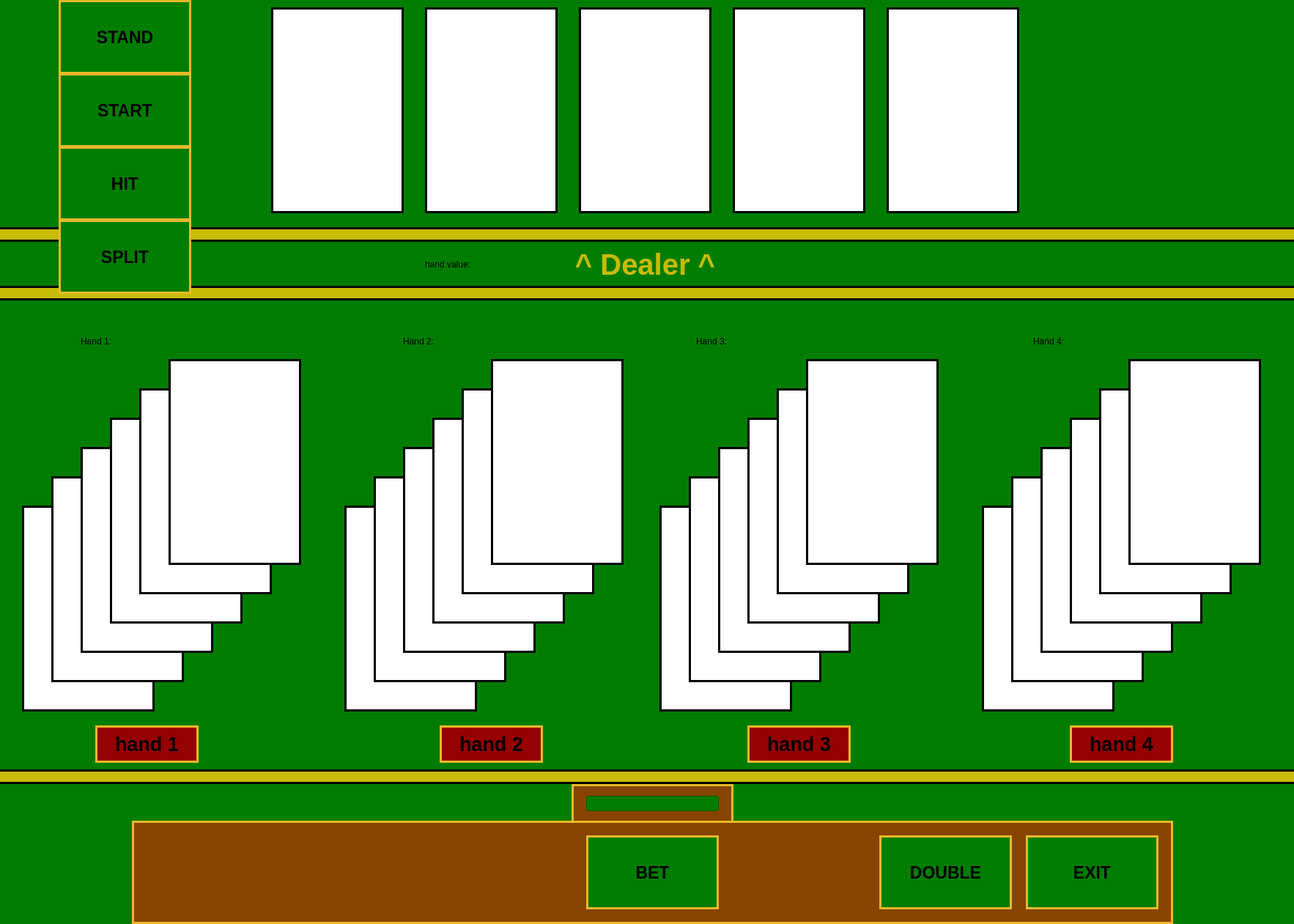
<?xml version="1.0" encoding="UTF-8"?>
<ui version="4.0">
 <class>MainWindow</class>
 <widget class="QMainWindow" name="MainWindow">
  <property name="geometry">
   <rect>
    <x>0</x>
    <y>0</y>
    <width>1766</width>
    <height>1261</height>
   </rect>
  </property>
  <property name="font">
   <font>
    <pointsize>16</pointsize>
   </font>
  </property>
  <property name="windowTitle">
   <string>Page 1</string>
  </property>
  <property name="styleSheet">
   <string notr="true">
background-color: rgb(0, 125, 0);
</string>
  </property>
  <widget class="QWidget" name="centralwidget">
   <widget class="QLabel" name="label">
    <property name="geometry">
     <rect>
      <x>-40</x>
      <y>310</y>
      <width>1841</width>
      <height>20</height>
     </rect>
    </property>
    <property name="styleSheet">
     <string notr="true">background-color: rgb(200, 187, 9); border: 3px solid #000000;</string>
    </property>
    <property name="text">
     <string/>
    </property>
   </widget>
   <widget class="QLabel" name="label_2">
    <property name="geometry">
     <rect>
      <x>-40</x>
      <y>390</y>
      <width>1841</width>
      <height>20</height>
     </rect>
    </property>
    <property name="styleSheet">
     <string notr="true">background-color: rgb(200, 187, 9); border: 3px solid #000000;</string>
    </property>
    <property name="text">
     <string/>
    </property>
   </widget>
   <widget class="QLabel" name="label_3">
    <property name="geometry">
     <rect>
      <x>0</x>
      <y>340</y>
      <width>1761</width>
      <height>41</height>
     </rect>
    </property>
    <property name="font">
     <font>
      <pointsize>30</pointsize>
      <bold>true</bold>
     </font>
    </property>
    <property name="styleSheet">
     <string notr="true">
color: rgb(200, 187, 9);</string>
    </property>
    <property name="text">
     <string>^ Dealer ^</string>
    </property>
    <property name="alignment">
     <set>Qt::AlignmentFlag::AlignCenter</set>
    </property>
   </widget>
   <widget class="QPushButton" name="btn_hit">
    <property name="geometry">
     <rect>
      <x>80</x>
      <y>200</y>
      <width>181</width>
      <height>101</height>
     </rect>
    </property>
    <property name="font">
     <font>
      <pointsize>17</pointsize>
      <bold>true</bold>
     </font>
    </property>
    <property name="styleSheet">
     <string notr="true">border: 3px solid #E9B82B;</string>
    </property>
    <property name="text">
     <string>HIT</string>
    </property>
   </widget>
   <widget class="QPushButton" name="btn_stand">
    <property name="geometry">
     <rect>
      <x>80</x>
      <y>0</y>
      <width>181</width>
      <height>101</height>
     </rect>
    </property>
    <property name="font">
     <font>
      <pointsize>17</pointsize>
      <bold>true</bold>
     </font>
    </property>
    <property name="styleSheet">
     <string notr="true">border: 3px solid #E9B82B;</string>
    </property>
    <property name="text">
     <string>STAND</string>
    </property>
   </widget>
   <widget class="QPushButton" name="btn_split">
    <property name="geometry">
     <rect>
      <x>80</x>
      <y>300</y>
      <width>181</width>
      <height>101</height>
     </rect>
    </property>
    <property name="font">
     <font>
      <pointsize>17</pointsize>
      <bold>true</bold>
     </font>
    </property>
    <property name="styleSheet">
     <string notr="true">border: 3px solid #E9B82B;</string>
    </property>
    <property name="text">
     <string>SPLIT</string>
    </property>
   </widget>
   <widget class="QPushButton" name="btn_bet">
    <property name="geometry">
     <rect>
      <x>800</x>
      <y>1140</y>
      <width>181</width>
      <height>101</height>
     </rect>
    </property>
    <property name="font">
     <font>
      <pointsize>17</pointsize>
      <bold>true</bold>
     </font>
    </property>
    <property name="styleSheet">
     <string notr="true">border: 3px solid #E9B82B;</string>
    </property>
    <property name="text">
     <string>BET</string>
    </property>
   </widget>
   <widget class="QPushButton" name="btn_exit">
    <property name="geometry">
     <rect>
      <x>1400</x>
      <y>1140</y>
      <width>181</width>
      <height>101</height>
     </rect>
    </property>
    <property name="font">
     <font>
      <pointsize>17</pointsize>
      <bold>true</bold>
     </font>
    </property>
    <property name="styleSheet">
     <string notr="true">border: 3px solid #E9B82B;</string>
    </property>
    <property name="text">
     <string>EXIT</string>
    </property>
   </widget>
   <widget class="QLabel" name="label_4">
    <property name="geometry">
     <rect>
      <x>180</x>
      <y>1120</y>
      <width>1421</width>
      <height>141</height>
     </rect>
    </property>
    <property name="styleSheet">
     <string notr="true">background-color: rgb(135, 68, 0); border: 3px solid #E9B82B;</string>
    </property>
    <property name="text">
     <string/>
    </property>
   </widget>
   <widget class="QLineEdit" name="txt_bet">
    <property name="geometry">
     <rect>
      <x>800</x>
      <y>1086</y>
      <width>181</width>
      <height>21</height>
     </rect>
    </property>
   </widget>
   <widget class="QLabel" name="label_5">
    <property name="geometry">
     <rect>
      <x>780</x>
      <y>1070</y>
      <width>221</width>
      <height>61</height>
     </rect>
    </property>
    <property name="styleSheet">
     <string notr="true">background-color: rgb(135, 68, 0); border: 3px solid #E9B82B;</string>
    </property>
    <property name="text">
     <string/>
    </property>
   </widget>
   <widget class="QLabel" name="label_6">
    <property name="geometry">
     <rect>
      <x>-30</x>
      <y>1050</y>
      <width>1841</width>
      <height>20</height>
     </rect>
    </property>
    <property name="styleSheet">
     <string notr="true">background-color: rgb(200, 187, 9); border: 3px solid #000000;</string>
    </property>
    <property name="text">
     <string/>
    </property>
   </widget>
   <widget class="QLabel" name="lbl_ph11">
    <property name="geometry">
     <rect>
      <x>30</x>
      <y>690</y>
      <width>181</width>
      <height>281</height>
     </rect>
    </property>
    <property name="styleSheet">
     <string notr="true">background-color: rgb(255, 255, 255);  border: 3px solid #000000;</string>
    </property>
    <property name="text">
     <string/>
    </property>
    <property name="scaledContents">
     <bool>true</bool>
    </property>
   </widget>
   <widget class="QLabel" name="lbl_ph16">
    <property name="geometry">
     <rect>
      <x>230</x>
      <y>490</y>
      <width>181</width>
      <height>281</height>
     </rect>
    </property>
    <property name="styleSheet">
     <string notr="true">background-color: rgb(255, 255, 255);  border: 3px solid #000000;</string>
    </property>
    <property name="text">
     <string/>
    </property>
    <property name="scaledContents">
     <bool>true</bool>
    </property>
   </widget>
   <widget class="QLabel" name="lbl_ph15">
    <property name="geometry">
     <rect>
      <x>190</x>
      <y>530</y>
      <width>181</width>
      <height>281</height>
     </rect>
    </property>
    <property name="styleSheet">
     <string notr="true">background-color: rgb(255, 255, 255);  border: 3px solid #000000;</string>
    </property>
    <property name="text">
     <string/>
    </property>
    <property name="scaledContents">
     <bool>true</bool>
    </property>
   </widget>
   <widget class="QLabel" name="lbl_ph14">
    <property name="geometry">
     <rect>
      <x>150</x>
      <y>570</y>
      <width>181</width>
      <height>281</height>
     </rect>
    </property>
    <property name="styleSheet">
     <string notr="true">background-color: rgb(255, 255, 255);  border: 3px solid #000000;</string>
    </property>
    <property name="text">
     <string/>
    </property>
    <property name="scaledContents">
     <bool>true</bool>
    </property>
   </widget>
   <widget class="QLabel" name="lbl_ph13">
    <property name="geometry">
     <rect>
      <x>110</x>
      <y>610</y>
      <width>181</width>
      <height>281</height>
     </rect>
    </property>
    <property name="styleSheet">
     <string notr="true">background-color: rgb(255, 255, 255);  border: 3px solid #000000;</string>
    </property>
    <property name="text">
     <string/>
    </property>
    <property name="scaledContents">
     <bool>true</bool>
    </property>
   </widget>
   <widget class="QLabel" name="lbl_ph12">
    <property name="geometry">
     <rect>
      <x>70</x>
      <y>650</y>
      <width>181</width>
      <height>281</height>
     </rect>
    </property>
    <property name="styleSheet">
     <string notr="true">background-color: rgb(255, 255, 255);  border: 3px solid #000000;</string>
    </property>
    <property name="text">
     <string/>
    </property>
    <property name="scaledContents">
     <bool>true</bool>
    </property>
   </widget>
   <widget class="QLabel" name="lbl_ph21">
    <property name="geometry">
     <rect>
      <x>470</x>
      <y>690</y>
      <width>181</width>
      <height>281</height>
     </rect>
    </property>
    <property name="styleSheet">
     <string notr="true">background-color: rgb(255, 255, 255);  border: 3px solid #000000;</string>
    </property>
    <property name="text">
     <string/>
    </property>
    <property name="scaledContents">
     <bool>true</bool>
    </property>
   </widget>
   <widget class="QLabel" name="lbl_ph23">
    <property name="geometry">
     <rect>
      <x>550</x>
      <y>610</y>
      <width>181</width>
      <height>281</height>
     </rect>
    </property>
    <property name="styleSheet">
     <string notr="true">background-color: rgb(255, 255, 255);  border: 3px solid #000000;</string>
    </property>
    <property name="text">
     <string/>
    </property>
    <property name="scaledContents">
     <bool>true</bool>
    </property>
   </widget>
   <widget class="QLabel" name="lbl_ph24">
    <property name="geometry">
     <rect>
      <x>590</x>
      <y>570</y>
      <width>181</width>
      <height>281</height>
     </rect>
    </property>
    <property name="styleSheet">
     <string notr="true">background-color: rgb(255, 255, 255);  border: 3px solid #000000;</string>
    </property>
    <property name="text">
     <string/>
    </property>
    <property name="scaledContents">
     <bool>true</bool>
    </property>
   </widget>
   <widget class="QLabel" name="lbl_ph25">
    <property name="geometry">
     <rect>
      <x>630</x>
      <y>530</y>
      <width>181</width>
      <height>281</height>
     </rect>
    </property>
    <property name="styleSheet">
     <string notr="true">background-color: rgb(255, 255, 255);  border: 3px solid #000000;</string>
    </property>
    <property name="text">
     <string/>
    </property>
    <property name="scaledContents">
     <bool>true</bool>
    </property>
   </widget>
   <widget class="QLabel" name="lbl_ph26">
    <property name="geometry">
     <rect>
      <x>670</x>
      <y>490</y>
      <width>181</width>
      <height>281</height>
     </rect>
    </property>
    <property name="styleSheet">
     <string notr="true">background-color: rgb(255, 255, 255);  border: 3px solid #000000;</string>
    </property>
    <property name="text">
     <string/>
    </property>
    <property name="scaledContents">
     <bool>true</bool>
    </property>
   </widget>
   <widget class="QLabel" name="lbl_ph22">
    <property name="geometry">
     <rect>
      <x>510</x>
      <y>650</y>
      <width>181</width>
      <height>281</height>
     </rect>
    </property>
    <property name="styleSheet">
     <string notr="true">background-color: rgb(255, 255, 255);  border: 3px solid #000000;</string>
    </property>
    <property name="text">
     <string/>
    </property>
    <property name="scaledContents">
     <bool>true</bool>
    </property>
   </widget>
   <widget class="QLabel" name="lbl_ph31">
    <property name="geometry">
     <rect>
      <x>900</x>
      <y>690</y>
      <width>181</width>
      <height>281</height>
     </rect>
    </property>
    <property name="styleSheet">
     <string notr="true">background-color: rgb(255, 255, 255);  border: 3px solid #000000;</string>
    </property>
    <property name="text">
     <string/>
    </property>
    <property name="scaledContents">
     <bool>true</bool>
    </property>
   </widget>
   <widget class="QLabel" name="lbl_ph33">
    <property name="geometry">
     <rect>
      <x>980</x>
      <y>610</y>
      <width>181</width>
      <height>281</height>
     </rect>
    </property>
    <property name="styleSheet">
     <string notr="true">background-color: rgb(255, 255, 255);  border: 3px solid #000000;</string>
    </property>
    <property name="text">
     <string/>
    </property>
    <property name="scaledContents">
     <bool>true</bool>
    </property>
   </widget>
   <widget class="QLabel" name="lbl_ph34">
    <property name="geometry">
     <rect>
      <x>1020</x>
      <y>570</y>
      <width>181</width>
      <height>281</height>
     </rect>
    </property>
    <property name="styleSheet">
     <string notr="true">background-color: rgb(255, 255, 255);  border: 3px solid #000000;</string>
    </property>
    <property name="text">
     <string/>
    </property>
    <property name="scaledContents">
     <bool>true</bool>
    </property>
   </widget>
   <widget class="QLabel" name="lbl_ph35">
    <property name="geometry">
     <rect>
      <x>1060</x>
      <y>530</y>
      <width>181</width>
      <height>281</height>
     </rect>
    </property>
    <property name="styleSheet">
     <string notr="true">background-color: rgb(255, 255, 255);  border: 3px solid #000000;</string>
    </property>
    <property name="text">
     <string/>
    </property>
    <property name="scaledContents">
     <bool>true</bool>
    </property>
   </widget>
   <widget class="QLabel" name="lbl_ph36">
    <property name="geometry">
     <rect>
      <x>1100</x>
      <y>490</y>
      <width>181</width>
      <height>281</height>
     </rect>
    </property>
    <property name="styleSheet">
     <string notr="true">background-color: rgb(255, 255, 255);  border: 3px solid #000000;</string>
    </property>
    <property name="text">
     <string/>
    </property>
    <property name="scaledContents">
     <bool>true</bool>
    </property>
   </widget>
   <widget class="QLabel" name="lbl_ph32">
    <property name="geometry">
     <rect>
      <x>940</x>
      <y>650</y>
      <width>181</width>
      <height>281</height>
     </rect>
    </property>
    <property name="styleSheet">
     <string notr="true">background-color: rgb(255, 255, 255);  border: 3px solid #000000;</string>
    </property>
    <property name="text">
     <string/>
    </property>
    <property name="scaledContents">
     <bool>true</bool>
    </property>
   </widget>
   <widget class="QLabel" name="lbl_ph41">
    <property name="geometry">
     <rect>
      <x>1340</x>
      <y>690</y>
      <width>181</width>
      <height>281</height>
     </rect>
    </property>
    <property name="styleSheet">
     <string notr="true">background-color: rgb(255, 255, 255);  border: 3px solid #000000;</string>
    </property>
    <property name="text">
     <string/>
    </property>
    <property name="scaledContents">
     <bool>true</bool>
    </property>
   </widget>
   <widget class="QLabel" name="lbl_ph43">
    <property name="geometry">
     <rect>
      <x>1420</x>
      <y>610</y>
      <width>181</width>
      <height>281</height>
     </rect>
    </property>
    <property name="styleSheet">
     <string notr="true">background-color: rgb(255, 255, 255);  border: 3px solid #000000;</string>
    </property>
    <property name="text">
     <string/>
    </property>
    <property name="scaledContents">
     <bool>true</bool>
    </property>
   </widget>
   <widget class="QLabel" name="lbl_ph44">
    <property name="geometry">
     <rect>
      <x>1460</x>
      <y>570</y>
      <width>181</width>
      <height>281</height>
     </rect>
    </property>
    <property name="styleSheet">
     <string notr="true">background-color: rgb(255, 255, 255);  border: 3px solid #000000;</string>
    </property>
    <property name="text">
     <string/>
    </property>
    <property name="scaledContents">
     <bool>true</bool>
    </property>
   </widget>
   <widget class="QLabel" name="lbl_ph45">
    <property name="geometry">
     <rect>
      <x>1500</x>
      <y>530</y>
      <width>181</width>
      <height>281</height>
     </rect>
    </property>
    <property name="styleSheet">
     <string notr="true">background-color: rgb(255, 255, 255);  border: 3px solid #000000;</string>
    </property>
    <property name="text">
     <string/>
    </property>
    <property name="scaledContents">
     <bool>true</bool>
    </property>
   </widget>
   <widget class="QLabel" name="lbl_ph46">
    <property name="geometry">
     <rect>
      <x>1540</x>
      <y>490</y>
      <width>181</width>
      <height>281</height>
     </rect>
    </property>
    <property name="styleSheet">
     <string notr="true">background-color: rgb(255, 255, 255);  border: 3px solid #000000;</string>
    </property>
    <property name="text">
     <string/>
    </property>
    <property name="scaledContents">
     <bool>true</bool>
    </property>
   </widget>
   <widget class="QLabel" name="lbl_ph42">
    <property name="geometry">
     <rect>
      <x>1380</x>
      <y>650</y>
      <width>181</width>
      <height>281</height>
     </rect>
    </property>
    <property name="styleSheet">
     <string notr="true">background-color: rgb(255, 255, 255);  border: 3px solid #000000;</string>
    </property>
    <property name="text">
     <string/>
    </property>
    <property name="scaledContents">
     <bool>true</bool>
    </property>
   </widget>
   <widget class="QLabel" name="lbl_d4">
    <property name="geometry">
     <rect>
      <x>1000</x>
      <y>10</y>
      <width>181</width>
      <height>281</height>
     </rect>
    </property>
    <property name="styleSheet">
     <string notr="true">background-color: rgb(255, 255, 255);  border: 3px solid #000000;</string>
    </property>
    <property name="text">
     <string/>
    </property>
    <property name="scaledContents">
     <bool>true</bool>
    </property>
   </widget>
   <widget class="QLabel" name="lbl_d3">
    <property name="geometry">
     <rect>
      <x>790</x>
      <y>10</y>
      <width>181</width>
      <height>281</height>
     </rect>
    </property>
    <property name="styleSheet">
     <string notr="true">background-color: rgb(255, 255, 255);  border: 3px solid #000000;</string>
    </property>
    <property name="text">
     <string/>
    </property>
    <property name="scaledContents">
     <bool>true</bool>
    </property>
   </widget>
   <widget class="QLabel" name="lbl_d5">
    <property name="geometry">
     <rect>
      <x>1210</x>
      <y>10</y>
      <width>181</width>
      <height>281</height>
     </rect>
    </property>
    <property name="styleSheet">
     <string notr="true">background-color: rgb(255, 255, 255);  border: 3px solid #000000;</string>
    </property>
    <property name="text">
     <string/>
    </property>
    <property name="scaledContents">
     <bool>true</bool>
    </property>
   </widget>
   <widget class="QLabel" name="lbl_d2">
    <property name="geometry">
     <rect>
      <x>580</x>
      <y>10</y>
      <width>181</width>
      <height>281</height>
     </rect>
    </property>
    <property name="styleSheet">
     <string notr="true">background-color: rgb(255, 255, 255);  border: 3px solid #000000;</string>
    </property>
    <property name="text">
     <string/>
    </property>
    <property name="scaledContents">
     <bool>true</bool>
    </property>
   </widget>
   <widget class="QLabel" name="lbl_d1">
    <property name="geometry">
     <rect>
      <x>370</x>
      <y>10</y>
      <width>181</width>
      <height>281</height>
     </rect>
    </property>
    <property name="styleSheet">
     <string notr="true">background-color: rgb(255, 255, 255);  border: 3px solid #000000;</string>
    </property>
    <property name="text">
     <string/>
    </property>
    <property name="scaledContents">
     <bool>true</bool>
    </property>
   </widget>
   <widget class="QPushButton" name="btn_start">
    <property name="geometry">
     <rect>
      <x>80</x>
      <y>100</y>
      <width>181</width>
      <height>101</height>
     </rect>
    </property>
    <property name="font">
     <font>
      <pointsize>17</pointsize>
      <bold>true</bold>
     </font>
    </property>
    <property name="styleSheet">
     <string notr="true">border: 3px solid #E9B82B;</string>
    </property>
    <property name="text">
     <string>START</string>
    </property>
   </widget>
   <widget class="QPushButton" name="btn_double">
    <property name="geometry">
     <rect>
      <x>1200</x>
      <y>1140</y>
      <width>181</width>
      <height>101</height>
     </rect>
    </property>
    <property name="font">
     <font>
      <pointsize>17</pointsize>
      <bold>true</bold>
     </font>
    </property>
    <property name="styleSheet">
     <string notr="true">border: 3px solid #E9B82B;</string>
    </property>
    <property name="text">
     <string>DOUBLE</string>
    </property>
   </widget>
   <widget class="QLabel" name="lbl_hand1">
    <property name="geometry">
     <rect>
      <x>110</x>
      <y>450</y>
      <width>101</width>
      <height>31</height>
     </rect>
    </property>
    <property name="text">
     <string>Hand 1:</string>
    </property>
   </widget>
   <widget class="QLabel" name="lbl_hand2">
    <property name="geometry">
     <rect>
      <x>550</x>
      <y>450</y>
      <width>101</width>
      <height>31</height>
     </rect>
    </property>
    <property name="text">
     <string>Hand 2:</string>
    </property>
   </widget>
   <widget class="QLabel" name="lbl_hand3">
    <property name="geometry">
     <rect>
      <x>950</x>
      <y>450</y>
      <width>101</width>
      <height>31</height>
     </rect>
    </property>
    <property name="text">
     <string>Hand 3:</string>
    </property>
   </widget>
   <widget class="QLabel" name="lbl_hand4">
    <property name="geometry">
     <rect>
      <x>1410</x>
      <y>450</y>
      <width>101</width>
      <height>31</height>
     </rect>
    </property>
    <property name="text">
     <string>Hand 4:</string>
    </property>
   </widget>
   <widget class="QPushButton" name="pushButton">
    <property name="geometry">
     <rect>
      <x>130</x>
      <y>990</y>
      <width>141</width>
      <height>51</height>
     </rect>
    </property>
    <property name="font">
     <font>
      <pointsize>20</pointsize>
      <bold>true</bold>
     </font>
    </property>
    <property name="styleSheet">
     <string notr="true">border: 3px solid #E9B82B;
background-color: rgb(149, 0, 0);</string>
    </property>
    <property name="text">
     <string>hand 1</string>
    </property>
   </widget>
   <widget class="QPushButton" name="pushButton_2">
    <property name="geometry">
     <rect>
      <x>600</x>
      <y>990</y>
      <width>141</width>
      <height>51</height>
     </rect>
    </property>
    <property name="font">
     <font>
      <pointsize>20</pointsize>
      <bold>true</bold>
     </font>
    </property>
    <property name="styleSheet">
     <string notr="true">border: 3px solid #E9B82B;
background-color: rgb(149, 0, 0);</string>
    </property>
    <property name="text">
     <string>hand 2</string>
    </property>
   </widget>
   <widget class="QPushButton" name="pushButton_3">
    <property name="geometry">
     <rect>
      <x>1020</x>
      <y>990</y>
      <width>141</width>
      <height>51</height>
     </rect>
    </property>
    <property name="font">
     <font>
      <pointsize>20</pointsize>
      <bold>true</bold>
     </font>
    </property>
    <property name="styleSheet">
     <string notr="true">border: 3px solid #E9B82B;
background-color: rgb(149, 0, 0);</string>
    </property>
    <property name="text">
     <string>hand 3</string>
    </property>
   </widget>
   <widget class="QPushButton" name="pushButton_4">
    <property name="geometry">
     <rect>
      <x>1460</x>
      <y>990</y>
      <width>141</width>
      <height>51</height>
     </rect>
    </property>
    <property name="font">
     <font>
      <pointsize>20</pointsize>
      <bold>true</bold>
     </font>
    </property>
    <property name="styleSheet">
     <string notr="true">border: 3px solid #E9B82B;
background-color: rgb(149, 0, 0);</string>
    </property>
    <property name="text">
     <string>hand 4</string>
    </property>
   </widget>
   <widget class="QLabel" name="lbl_dealer">
    <property name="geometry">
     <rect>
      <x>580</x>
      <y>340</y>
      <width>111</width>
      <height>41</height>
     </rect>
    </property>
    <property name="text">
     <string>hand value:</string>
    </property>
   </widget>
   <zorder>lbl_ph41</zorder>
   <zorder>lbl_ph42</zorder>
   <zorder>lbl_ph31</zorder>
   <zorder>lbl_ph32</zorder>
   <zorder>lbl_ph21</zorder>
   <zorder>lbl_ph22</zorder>
   <zorder>lbl_ph23</zorder>
   <zorder>lbl_ph24</zorder>
   <zorder>lbl_ph25</zorder>
   <zorder>lbl_ph26</zorder>
   <zorder>label_5</zorder>
   <zorder>label_4</zorder>
   <zorder>label</zorder>
   <zorder>label_2</zorder>
   <zorder>label_3</zorder>
   <zorder>btn_hit</zorder>
   <zorder>btn_stand</zorder>
   <zorder>btn_split</zorder>
   <zorder>btn_bet</zorder>
   <zorder>btn_exit</zorder>
   <zorder>txt_bet</zorder>
   <zorder>label_6</zorder>
   <zorder>lbl_ph11</zorder>
   <zorder>lbl_ph12</zorder>
   <zorder>lbl_ph13</zorder>
   <zorder>lbl_ph14</zorder>
   <zorder>lbl_ph15</zorder>
   <zorder>lbl_ph16</zorder>
   <zorder>lbl_ph43</zorder>
   <zorder>lbl_ph44</zorder>
   <zorder>lbl_ph45</zorder>
   <zorder>lbl_ph46</zorder>
   <zorder>lbl_ph33</zorder>
   <zorder>lbl_ph34</zorder>
   <zorder>lbl_ph35</zorder>
   <zorder>lbl_ph36</zorder>
   <zorder>lbl_d4</zorder>
   <zorder>lbl_d3</zorder>
   <zorder>lbl_d5</zorder>
   <zorder>lbl_d2</zorder>
   <zorder>lbl_d1</zorder>
   <zorder>btn_start</zorder>
   <zorder>btn_double</zorder>
   <zorder>lbl_hand1</zorder>
   <zorder>lbl_hand2</zorder>
   <zorder>lbl_hand3</zorder>
   <zorder>lbl_hand4</zorder>
   <zorder>pushButton</zorder>
   <zorder>pushButton_2</zorder>
   <zorder>pushButton_3</zorder>
   <zorder>pushButton_4</zorder>
   <zorder>lbl_dealer</zorder>
  </widget>
 </widget>
 <resources/>
 <connections>
  <connection>
   <sender>btn_hit</sender>
   <signal>clicked()</signal>
   <receiver>MainWindow</receiver>
   <slot>btn_hit_a()</slot>
   <hints>
    <hint type="sourcelabel">
     <x>465</x>
     <y>1197</y>
    </hint>
    <hint type="destinationlabel">
     <x>276</x>
     <y>1175</y>
    </hint>
   </hints>
  </connection>
  <connection>
   <sender>btn_stand</sender>
   <signal>clicked()</signal>
   <receiver>MainWindow</receiver>
   <slot>btn_stand_a()</slot>
   <hints>
    <hint type="sourcelabel">
     <x>705</x>
     <y>1158</y>
    </hint>
    <hint type="destinationlabel">
     <x>708</x>
     <y>1088</y>
    </hint>
   </hints>
  </connection>
  <connection>
   <sender>btn_bet</sender>
   <signal>clicked()</signal>
   <receiver>MainWindow</receiver>
   <slot>btn_bet_a()</slot>
   <hints>
    <hint type="sourcelabel">
     <x>879</x>
     <y>1173</y>
    </hint>
    <hint type="destinationlabel">
     <x>1024</x>
     <y>1075</y>
    </hint>
   </hints>
  </connection>
  <connection>
   <sender>btn_split</sender>
   <signal>clicked()</signal>
   <receiver>MainWindow</receiver>
   <slot>btn_split_a()</slot>
   <hints>
    <hint type="sourcelabel">
     <x>1092</x>
     <y>1174</y>
    </hint>
    <hint type="destinationlabel">
     <x>1152</x>
     <y>1075</y>
    </hint>
   </hints>
  </connection>
  <connection>
   <sender>btn_exit</sender>
   <signal>clicked()</signal>
   <receiver>MainWindow</receiver>
   <slot>btn_exit_a()</slot>
   <hints>
    <hint type="sourcelabel">
     <x>1465</x>
     <y>1169</y>
    </hint>
    <hint type="destinationlabel">
     <x>1323</x>
     <y>1079</y>
    </hint>
   </hints>
  </connection>
  <connection>
   <sender>btn_start</sender>
   <signal>clicked()</signal>
   <receiver>MainWindow</receiver>
   <slot>btn_start_a()</slot>
   <hints>
    <hint type="sourcelabel">
     <x>286</x>
     <y>1208</y>
    </hint>
    <hint type="destinationlabel">
     <x>364</x>
     <y>1084</y>
    </hint>
   </hints>
  </connection>
  <connection>
   <sender>btn_double</sender>
   <signal>clicked()</signal>
   <receiver>MainWindow</receiver>
   <slot>btn_double_a()</slot>
   <hints>
    <hint type="sourcelabel">
     <x>1356</x>
     <y>1199</y>
    </hint>
    <hint type="destinationlabel">
     <x>1616</x>
     <y>1097</y>
    </hint>
   </hints>
  </connection>
  <connection>
   <sender>pushButton</sender>
   <signal>clicked()</signal>
   <receiver>MainWindow</receiver>
   <slot>btn_hand1_a()</slot>
   <hints>
    <hint type="sourcelabel">
     <x>247</x>
     <y>1010</y>
    </hint>
    <hint type="destinationlabel">
     <x>334</x>
     <y>988</y>
    </hint>
   </hints>
  </connection>
  <connection>
   <sender>pushButton_2</sender>
   <signal>clicked()</signal>
   <receiver>MainWindow</receiver>
   <slot>btn_hand2_a()</slot>
   <hints>
    <hint type="sourcelabel">
     <x>691</x>
     <y>1030</y>
    </hint>
    <hint type="destinationlabel">
     <x>826</x>
     <y>1012</y>
    </hint>
   </hints>
  </connection>
  <connection>
   <sender>pushButton_3</sender>
   <signal>clicked()</signal>
   <receiver>MainWindow</receiver>
   <slot>btn_hand3_a()</slot>
   <hints>
    <hint type="sourcelabel">
     <x>1081</x>
     <y>1008</y>
    </hint>
    <hint type="destinationlabel">
     <x>1227</x>
     <y>989</y>
    </hint>
   </hints>
  </connection>
  <connection>
   <sender>pushButton_4</sender>
   <signal>clicked()</signal>
   <receiver>MainWindow</receiver>
   <slot>btn_hand4_a()</slot>
   <hints>
    <hint type="sourcelabel">
     <x>1572</x>
     <y>1026</y>
    </hint>
    <hint type="destinationlabel">
     <x>1701</x>
     <y>1006</y>
    </hint>
   </hints>
  </connection>
 </connections>
 <slots>
  <slot>btn_hit_a()</slot>
  <slot>btn_stand_a()</slot>
  <slot>btn_bet_a()</slot>
  <slot>btn_split_a()</slot>
  <slot>btn_exit_a()</slot>
  <slot>btn_start_a()</slot>
  <slot>btn_double_a()</slot>
  <slot>btn_hand2_a()</slot>
  <slot>btn_hand1_a()</slot>
  <slot>btn_hand3_a()</slot>
  <slot>btn_hand4_a()</slot>
 </slots>
</ui>
